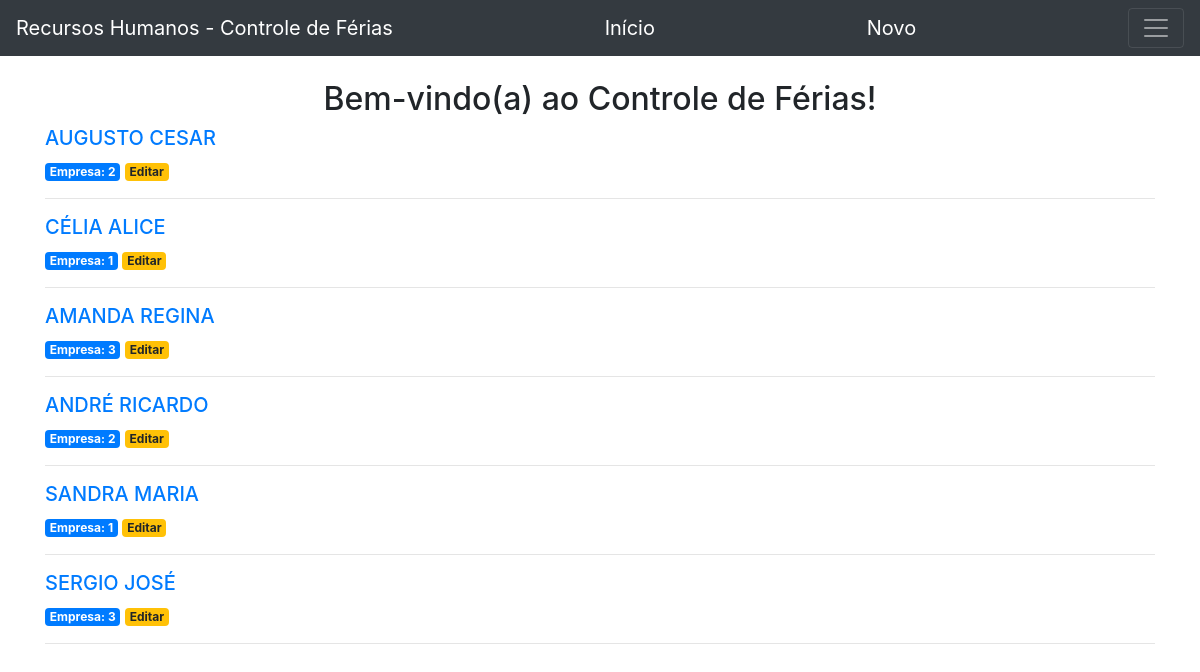
The page / on the database its author committed.
### app.py (models this page shows)
class Controle_ferias(db.Model):
    id = db.Column(db.Integer, primary_key=True)
    empresaid = db.Column(db.Integer, nullable=False)
    pessoa = db.Column(db.String(60), nullable=False)
    data_inicio_ferias = db.Column(db.Date)
    data_fim_ferias = db.Column(db.Date)
    valor_ferias = db.Column(db.Float, nullable=False)

### app.py (the view)
@app.route('/')
def index():
    cf = Controle_ferias.query.all()
    return render_template('index.html', cf=cf)

### templates/index.html
{% extends 'base.html' %}
{% block content %}
    <br><div style="text-align:center"><h2 >{% block title %} Bem-vindo(a) ao Controle de Férias! {% endblock title %}</h2></div>
    {% for cf2 in cf %}
        <a href="{{ url_for('cf2', cf2_id=cf2['id']) }}">
            <h5 style="text-transform:uppercase">{{ cf2.pessoa }}
            </h5>
        </a>
        <span class="badge badge-primary"> Empresa: {{ cf2['empresaid'] }} </span>
        <a href="{{ url_for('editar', cf2_id=cf2['id']) }}">
            <span class="badge badge-warning">Editar</span>
        </a>
        <hr>
    {% endfor %}
{% endblock %}

### templates/base.html (shortened to what this page needs)
<!doctype html>
<html lang='pt-BR'>
    <head>
        <link rel="stylesheet" href="https://cdn.jsdelivr.net/npm/bootstrap@4.6.0/dist/css/bootstrap.min.css">
        <link rel="stylesheet" href="<link href="https://cdn.jsdelivr.net/npm/bootstrap@5.1.3/dist/css/bootstrap.min.css" rel="stylesheet">
    </head>
    <body>
<nav class="navbar navbar-dark bg-dark">
  <a class="navbar-brand" href="">Recursos Humanos - Controle de Férias</a>
  <a class="navbar-brand" href="http://localhost:5000">Início</a>
  <a class="navbar-brand" href="novo">Novo</a>
    <button class="navbar-toggler" type="button" data-toggle="collapse" data-target="#conteudoNavbarSuportado" aria-controls="conteudoNavbarSuportado" aria-expanded="false" aria-label="Alterna navegação">
    <span class="navbar-toggler-icon"></span>
  </button>
</nav>
        <div class="container">
            {% block content  %}{% endblock content  %}
        </div>
    </body>
</html>

### rows shown on the page
Controle_ferias: pessoa "AUGUSTO CESAR", empresaid "2"
Controle_ferias: pessoa "CÉLIA ALICE", empresaid "1"
Controle_ferias: pessoa "AMANDA REGINA", empresaid "3"
Controle_ferias: pessoa "ANDRÉ RICARDO", empresaid "2"
Controle_ferias: pessoa "SANDRA MARIA", empresaid "1"
Controle_ferias: pessoa "SERGIO JOSÉ", empresaid "3"
